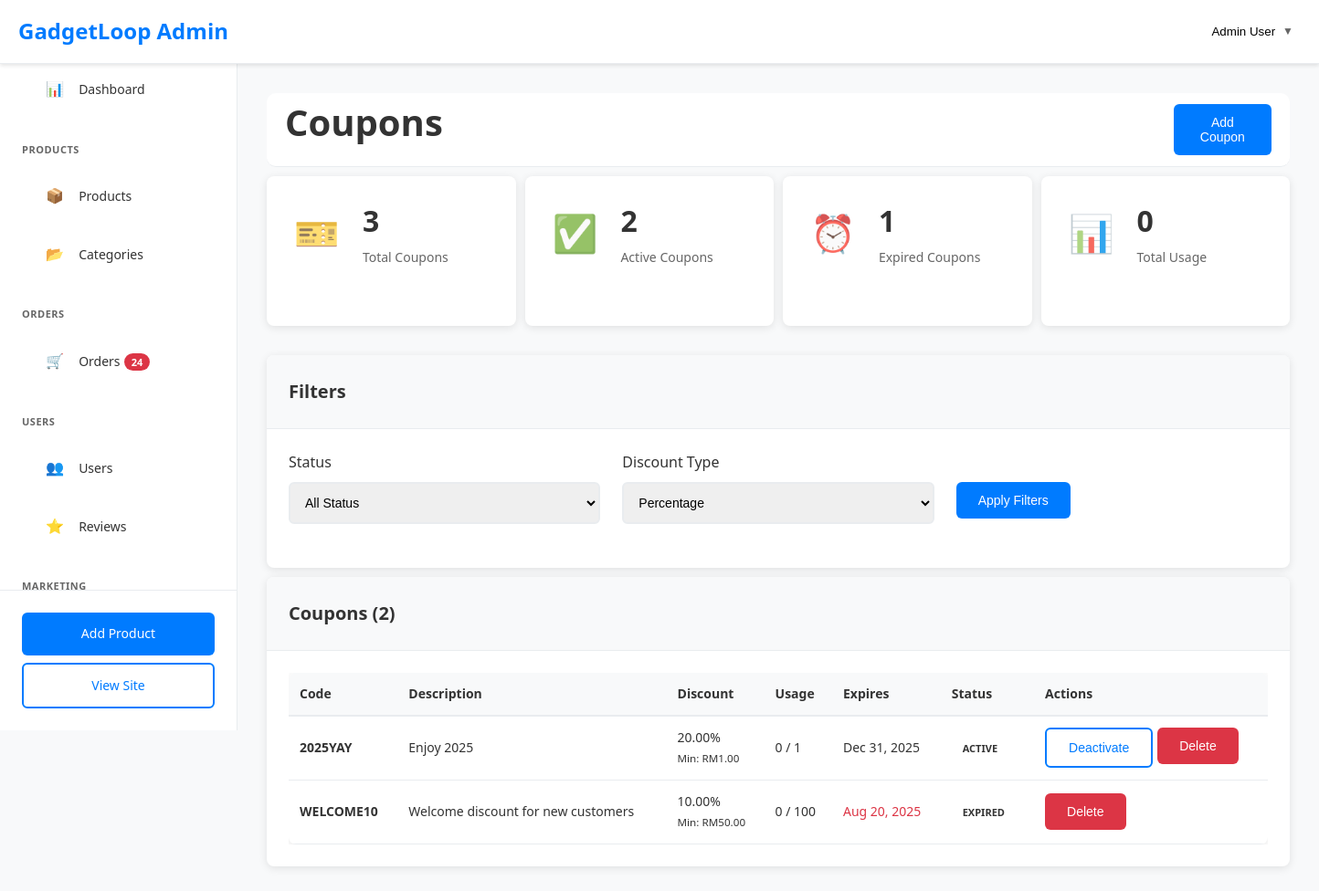
Screenshot of /admin/coupons.php?type=percentage (signed in) with the database file from the repository.
### tables this page shows
CREATE TABLE `coupons` (
  `id` int(11) NOT NULL AUTO_INCREMENT,
  `code` varchar(50) NOT NULL,
  `description` varchar(200) DEFAULT NULL,
  `discount_type` enum('percentage','fixed') NOT NULL,
  `discount_value` decimal(10,2) NOT NULL,
  `minimum_amount` decimal(10,2) DEFAULT 0.00,
  `maximum_discount` decimal(10,2) DEFAULT NULL,
  `usage_limit` int(11) DEFAULT NULL,
  `used_count` int(11) DEFAULT 0,
  `is_active` tinyint(1) DEFAULT 1,
  `starts_at` datetime DEFAULT NULL,
  `expires_at` datetime DEFAULT NULL,
  `created_at` timestamp NOT NULL DEFAULT current_timestamp(),
  PRIMARY KEY (`id`),
  UNIQUE KEY `code` (`code`)
);

### admin/coupons.php (the view, shortened to what this page needs)
<?php
require_once '../includes/functions.php';
$type_filter = $_GET['type'] ?? '';
$where_conditions = ['c.id IS NOT NULL'];
$params = [];
if ($type_filter) {
    $where_conditions[] = 'c.discount_type = ?';
    $params[] = $type_filter;
}
$where_clause = implode(' AND ', $where_conditions);
$stmt = $pdo->prepare("
    SELECT c.*,
    COUNT(cu.id) as total_usage,
    SUM(cu.discount_amount) as total_discount_given
    FROM coupons c
    LEFT JOIN coupon_usage cu ON c.id = cu.coupon_id
    WHERE $where_clause
    GROUP BY c.id
    ORDER BY c.created_at DESC
");
$stmt->execute($params);
$coupons = $stmt->fetchAll();
$stmt = $pdo->prepare("
    SELECT
        COUNT(*) as total_coupons,
        SUM(CASE WHEN is_active = 1 AND (expires_at IS NULL OR expires_at > NOW()) THEN 1 ELSE 0 END) as active_coupons,
        SUM(CASE WHEN expires_at IS NOT NULL AND expires_at <= NOW() THEN 1 ELSE 0 END) as expired_coupons,
        SUM(used_count) as total_usage
    FROM coupons
");
$stmt->execute();
$stats = $stmt->fetch();
?>
<!DOCTYPE html>
<html lang="en">
<head>
    <link rel="stylesheet" href="../css/style.css">
    <link rel="stylesheet" href="../css/admin.css">
</head>
<body data-page="admin">
    <?php include 'includes/admin-header.php'; ?>
    <div class="admin-layout">
        <?php include 'includes/admin-sidebar.php'; ?>
        <main class="admin-content">
            <div class="admin-page-header">
                <h1>Coupons</h1>
                <div class="admin-actions">
                    <button class="btn btn-primary" onclick="showAddCouponModal()">Add Coupon</button>
                </div>
            </div>
            <div class="stats-grid">
                <div class="stat-card">
                    <div class="stat-icon">🎫</div>
                    <div class="stat-info">
                        <h3><?php echo number_format($stats['total_coupons']); ?></h3>
                        <p>Total Coupons</p>
                    </div>
                </div>
                <div class="stat-card">
                    <div class="stat-icon">✅</div>
                    <div class="stat-info">
                        <h3><?php echo number_format($stats['active_coupons']); ?></h3>
                        <p>Active Coupons</p>
                    </div>
                </div>
                <div class="stat-card">
                    <div class="stat-icon">⏰</div>
                    <div class="stat-info">
                        <h3><?php echo number_format($stats['expired_coupons']); ?></h3>
                        <p>Expired Coupons</p>
                    </div>
                </div>
                <div class="stat-card">
                    <div class="stat-icon">📊</div>
                    <div class="stat-info">
                        <h3><?php echo number_format($stats['total_usage']); ?></h3>
                        <p>Total Usage</p>
                    </div>
                </div>
            </div>
            <div class="dashboard-card">
                <div class="card-header">
                    <h3>Filters</h3>
                </div>
                <div class="card-body">
                    <form method="GET" class="filter-form">
                        <div class="form-grid">
                            <div class="form-group">
                                <label for="status">Status</label>
                                <select id="status" name="status" class="form-control">
                                    <option value="">All Status</option>
                                </select>
                            </div>
                            <div class="form-group">
                                <label for="type">Discount Type</label>
                                <select id="type" name="type" class="form-control">
                                    <option value="percentage" <?php echo $type_filter === 'percentage' ? 'selected' : ''; ?>>Percentage</option>
                                </select>
                            </div>
                            <div class="form-group">
                                <label>&nbsp;</label>
                                <button type="submit" class="btn btn-primary">Apply Filters</button>
                            </div>
                        </div>
                    </form>
                </div>
            </div>
            <div class="dashboard-card">
                <div class="card-header">
                    <h3>Coupons (<?php echo count($coupons); ?>)</h3>
                </div>
                <div class="card-body">
                    <div class="table-responsive">
                        <table class="table">
                            <thead>
                                <tr>
                                    <th>Code</th>
                                    <th>Description</th>
                                    <th>Discount</th>
                                    <th>Usage</th>
                                    <th>Expires</th>
                                    <th>Status</th>
                                    <th>Actions</th>
                                </tr>
                            </thead>
                            <tbody>
                                <?php foreach ($coupons as $coupon): ?>
                                <tr>
                                    <td><strong><?php echo htmlspecialchars($coupon['code']); ?></strong></td>
                                    <td><?php echo htmlspecialchars($coupon['description']); ?></td>
                                    <td>
                                        <?php if ($coupon['discount_type'] === 'percentage'): ?>
                                            <?php echo $coupon['discount_value']; ?>%
                                        <?php else: ?>
                                            RM<?php echo number_format($coupon['discount_value'], 2); ?>
                                        <?php endif; ?>
                                        <?php if ($coupon['minimum_amount'] > 0): ?>
                                            <br><small>Min: RM<?php echo number_format($coupon['minimum_amount'], 2); ?></small>
                                        <?php endif; ?>
                                    </td>
                                    <td>
                                        <?php echo $coupon['total_usage'] ?: 0; ?>
                                        <?php if ($coupon['usage_limit']): ?>
                                            / <?php echo $coupon['usage_limit']; ?>
                                        <?php endif; ?>
                                    </td>
                                    <td>
                                        <?php if ($coupon['expires_at']): ?>
                                            <?php
                                            $expires = strtotime($coupon['expires_at']);
                                            $is_expired = $expires <= time();
                                            ?>
                                            <span style="color: <?php echo $is_expired ? '#dc3545' : '#333'; ?>">
                                                <?php echo date('M j, Y', $expires); ?>
                                            </span>
                                        <?php else: ?>
                                            Never
                                        <?php endif; ?>
                                    </td>
                                    <td>
                                        <?php
                                        $is_active = $coupon['is_active'] && (!$coupon['expires_at'] || strtotime($coupon['expires_at']) > time());
                                        $is_expired = $coupon['expires_at'] && strtotime($coupon['expires_at']) <= time();
                                        ?>
                                        <span class="status-badge status-<?php echo $is_expired ? 'expired' : ($is_active ? 'active' : 'inactive'); ?>">
                                            <?php echo $is_expired ? 'Expired' : ($is_active ? 'Active' : 'Inactive'); ?>
                                        </span>
                                    </td>
                                    <td>
                                        <div style="display: flex; gap: 5px;">
                                            <?php if (!$is_expired): ?>
                                                <form method="POST" style="display: inline;">
                                                    <button type="submit" name="toggle_status" class="btn btn-outline btn-sm">
                                                        <?php echo $coupon['is_active'] ? 'Deactivate' : 'Activate'; ?>
                                                    </button>
                                                </form>
                                            <?php endif; ?>
                                            <form method="POST" style="display: inline;" onsubmit="return confirm('Are you sure?')">
                                                <button type="submit" name="delete_coupon" class="btn btn-danger btn-sm">Delete</button>
                                            </form>
                                        </div>
                                    </td>
                                </tr>
                                <?php endforeach; ?>
                            </tbody>
                        </table>
                    </div>
                </div>
            </div>
        </main>
    </div>
</body>
</html>

### css/style.css (style rules this page uses)
* { margin: 0; padding: 0; box-sizing: border-box; }
body { font-family: 'Segoe UI', Tahoma, Geneva, Verdana, sans-serif; line-height: 1.6; color: #333; background-color: #f8f9fa; }
h1, h2, h3, h4, h5, h6 { margin-bottom: 1rem; font-weight: 600; }
h1 { font-size: 2.5rem; }
h3 { font-size: 1.5rem; }
p { margin-bottom: 1rem; }
.btn { display: inline-block; padding: 12px 24px; border: none; border-radius: 6px; text-decoration: none; font-size: 14px; font-weight: 500; cursor: pointer; transition: all 0.3s ease; text-align: center; }
.btn-primary, .btn-primary:visited, .btn-primary:focus, .btn-primary:active { background-color: #007bff; color: white; }
.btn-outline { background-color: transparent; color: #007bff; border: 2px solid #007bff; }
.btn-danger { background-color: #dc3545; color: white; }
.form-group { margin-bottom: 1.5rem; }
.form-group label { display: block; margin-bottom: 0.5rem; font-weight: 500; color: #333; }
.form-control { width: 100%; padding: 12px; border: 2px solid #e9ecef; border-radius: 6px; font-size: 14px; transition: border-color 0.3s ease; }
.card-header { padding: 1.5rem; border-bottom: 1px solid #e9ecef; background-color: #f8f9fa; }
.card-body { padding: 1.5rem; }
.table { width: 100%; border-collapse: collapse; background-color: white; border-radius: 8px; overflow: hidden; box-shadow: 0 2px 10px rgba(0,0,0,0.1); }
.table th, .table td { padding: 12px; text-align: left; border-bottom: 1px solid #e9ecef; }
.table th { background-color: #f8f9fa; font-weight: 600; color: #333; }

### css/admin.css (style rules this page uses)
.admin-layout { display: flex; min-height: 100vh; background-color: #f8f9fa; margin-top: 70px; flex-direction: row; }
.admin-page-header { background: white; display: flex; justify-content: space-between; align-items: center; padding-left: 20px; border-bottom: 1px solid #e9ecef; border-radius: 10px; }
.admin-content { padding-top: 80px; }
.admin-content { width: 100%; margin-left: 260px; padding-top: 90px; box-sizing: border-box; padding: 2rem; }
.admin-actions { display: flex; padding-right: 20px; padding-left: 800px; gap: 1rem; }
.stats-grid { margin-top: 10px; display: grid; grid-template-columns: repeat(auto-fit, minmax(250px, 1fr)); gap: 10px; margin-bottom: 2rem; }
.stat-card { background: white; border-radius: 8px; padding: 10px 50px 50px 10px; box-shadow: 0 2px 10px rgba(0, 0, 0, 0.1); display: flex; align-items: center; gap:5px; transition: transform 0.3s ease; }
.stat-icon { padding:20px; font-size: 2.5rem; opacity: 0.8; }
.stat-info h3 { margin: 0 0 0.25rem 0; font-size: 2rem; color: #333; }
.stat-info p { margin: 0; color: #666; font-size: 14px; }
.dashboard-card { margin-top: 10px; background: white; border-radius: 8px; box-shadow: 0 2px 10px rgba(0, 0, 0, 0.1); overflow: hidden; }
.card-header { display: flex; justify-content: space-between; align-items: center; padding: 1.5rem; border-bottom: 1px solid #e9ecef; background: #f8f9fa; }
.card-header h3 { margin: 0; font-size: 1.25rem; color: #333; }
.card-body { padding: 1.5rem; }
.status-badge { padding: 0.25rem 0.75rem; border-radius: 12px; font-size: 11px; font-weight: 600; text-transform: uppercase; }
.table-responsive { overflow-x: auto; }
.table { width: 100%; margin-bottom: 0; }
.table th, .table td { padding: 0.75rem; vertical-align: middle; border-bottom: 1px solid #e9ecef; font-size: 14px; }
.table th { background: #f8f9fa; font-weight: 600; color: #333; border-bottom: 2px solid #e9ecef; }
.form-grid { display: grid; grid-template-columns: repeat(auto-fit, minmax(300px, 1fr)); gap: 1.5rem; }

### rows the page displays
coupons: code "2025YAY", description "Enjoy 2025", discount_value "20.00", minimum_amount "1.00", total_usage "0", usage_limit "1", expires_at "Dec 31, 2025", is_active "ACTIVE"
coupons: code "WELCOME10", description "Welcome discount for new customers", discount_value "10.00", minimum_amount "50.00", total_usage "0", usage_limit "100", expires_at "Aug 20, 2025", shows "EXPIRED"

### other values shown
$_SESSION['user_name'] "Admin User"
$order_count "24"
$stats['total_coupons'] "3"
$stats['active_coupons'] "2"
$stats['expired_coupons'] "1"
$stats['total_usage'] "0"
count($coupons) "2"
